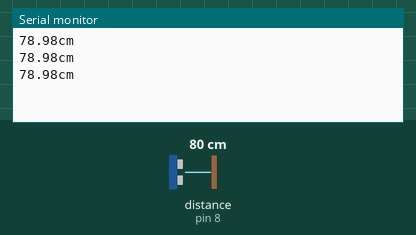
Recording of a sketch running on a simulated Arduino Uno, built with avr-gcc and run on an emulated ATmega328P. Parts: the last lines printed to the serial monitor. Wiring (inferred from the names in the program): ultrasonic range finder: trigger pin 6; echo pin 8. Inputs (shaded band) come from the test bench; at power-on: distance to the obstacle (sensor on pin 8) 80 cm. The echo pulse lasts 58.3 µs per cm.

Above: at 1.3 s.
1.4 s: distance to the obstacle (sensor on pin 8) set to 2 cm
At 1.9 s:
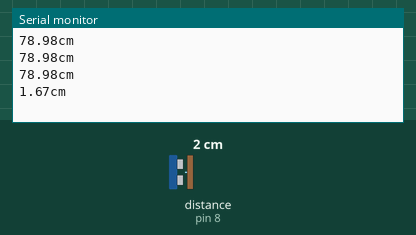
2.9 s: distance to the obstacle (sensor on pin 8) set to 4 cm
At 3.4 s:
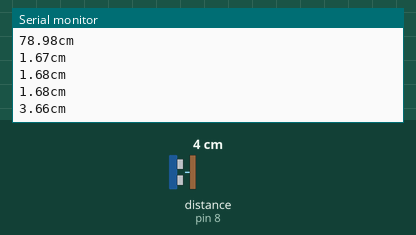
Timing chart, 0 to 5.9 s (numbered marks = the images above; inputs shaded):
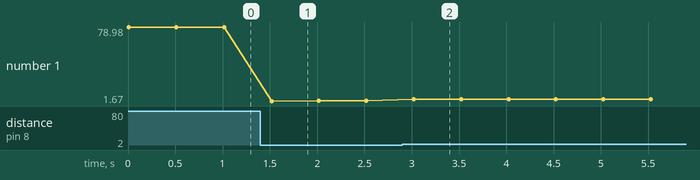

Measured:
- after the input at 1.4 s, the serial monitor: prints a new line after 0.12 s (image 1)
- after the input at 2.9 s, the serial monitor: prints a new line after 0.12 s (image 2)
- plotted number 1: 78.98 → 1.68 after the input at 1.4 s, 1.68 → 3.66 after the input at 2.9 s

The sketch:

sample_ultra.ino
```cpp
int echo = 8;
int trig= 6;

void setup() {
  Serial.begin(9600);
  // trig를 출력모드로 설정, echo를 입력모드로 설정
  pinMode(trig, OUTPUT);
  pinMode(echo, INPUT);
}

void loop() {


  // 초음파를 보낸다. 다 보내면 echo가 HIGH 상태로 대기하게 된다.
    digitalWrite(trig, LOW);
    digitalWrite(echo, LOW);
    delayMicroseconds(2);
    digitalWrite(trig, HIGH);
    delayMicroseconds(10);
    digitalWrite(trig, LOW);


  // echoPin 이 HIGH를 유지한 시간을 저장 한다.
    unsigned long duration = pulseIn(echo, HIGH);
  // HIGH 였을 때 시간(초음파가 보냈다가 다시 들어온 시간)을 가지고 거리를 계산 한다.
  float distance = ((float)(340 * duration) / 10000) / 2;

  Serial.print(distance);
  Serial.println("cm");
  // 수정한 값을 출력
  delay(500);
}
```
